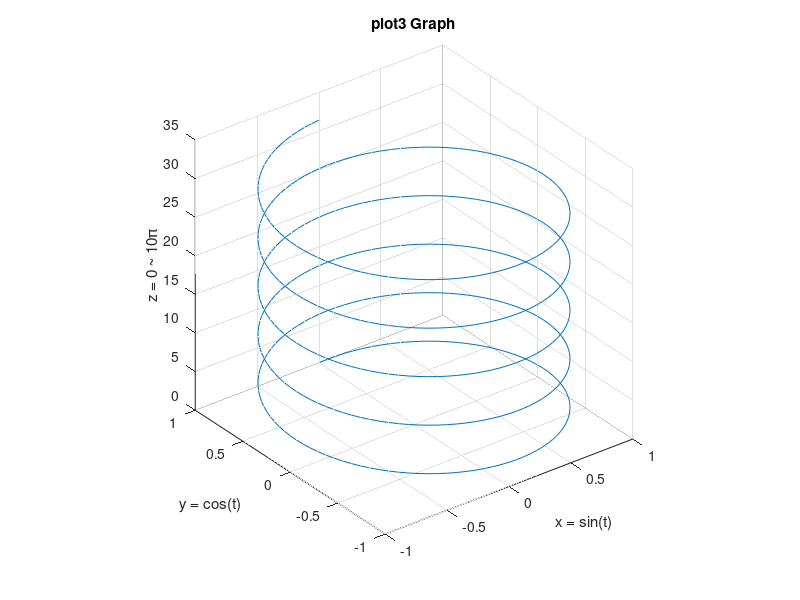

Write the MATLAB code that produced this figure.
clc; clear;

t = 0:pi/50:10*pi;
x=sin(t); y=cos(t); z=t;

plot3(x, y, z);
title('plot3 Graph');
xlabel('x = sin(t)'); ylabel('y = cos(t)'); zlabel('z = 0 ~ 10π');
grid on;
axis square;
